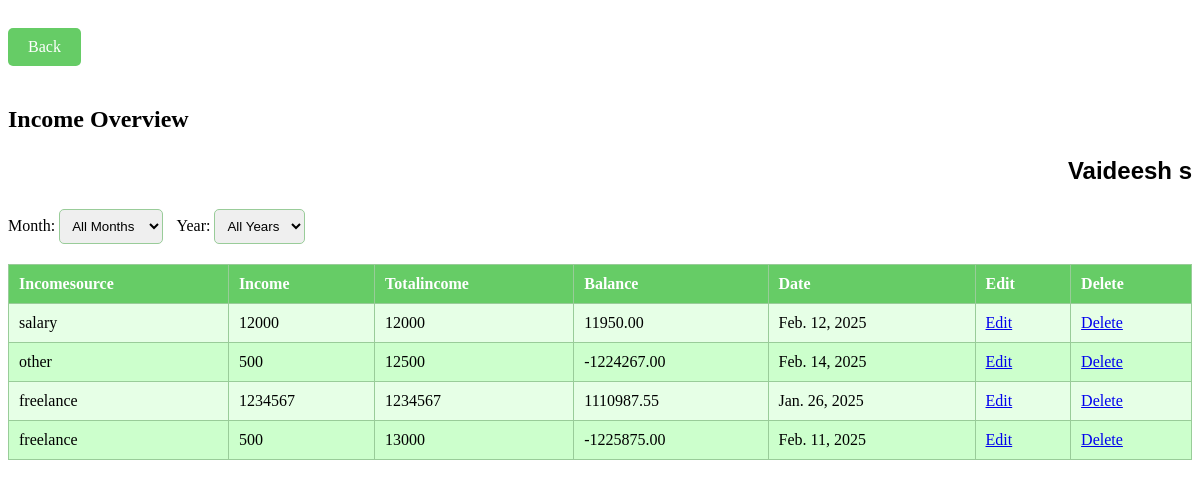
Page /listincome/ (signed in) on the committed database.
### ffm/models.py (models this page shows, shortened)
class user_register(models.Model):
    Name=models.CharField(max_length=50,null=True,blank=True)
    username=models.CharField(max_length=50,null=True,blank=True)
    phone=models.IntegerField(null=True,blank=True)
    email=models.EmailField(max_length=60,null=True,blank=True)
    image=models.ImageField(upload_to='user_image/',null=True,blank=True)
    password=models.CharField(max_length=10,null=True,blank=True)
    re_password=models.CharField(max_length=10,null=True,blank=True)

class Income(models.Model):
    user=models.ForeignKey(user_register,on_delete=models.CASCADE,blank=True)
    incomesource=models.CharField(max_length=50)
    income=models.IntegerField()
    totalincome=models.IntegerField()
    date = models.DateField()
    balance = models.DecimalField(max_digits=10, decimal_places=2, default=0.00)

### ffm/views.py (the view)
# urls.py: path('listincome/',views.list_income,name='listincome'),
def list_income(request):
    email = request.session.get('email')
    if email:
        u=user_register.objects.get(email=email)
        income = Income.objects.filter(user=u)
        return render(request, 'listincome.html', {'income': income,'u': u})

### ffm/templates/listincome.html (shortened to what this page needs)
<!DOCTYPE html>
<html>
<head>
</head>
<body>
    <a href="{% url 'home' %}" class="back-button">Back</a>
    <h2>Income Overview</h2>
    <p style="text-align: right; font-weight: bold; font-family: 'Arial', sans-serif; font-size: 24px;">{{ u.Name }}</p>
    <div class="filter-container">
        <label for="monthFilter">Month:</label>
        <select id="monthFilter" onchange="filterTable()">
            <option value="">All Months</option>
        </select>
        <label for="yearFilter">Year:</label>
        <select id="yearFilter" onchange="filterTable()">
            <option value="">All Years</option>
        </select>
    </div>
    <table id="incomeTable">
        <thead>
            <tr>
                <th>Incomesource</th>
                <th>Income</th>
                <th>Totalincome</th>
                <th>Balance</th>
                <th>Date</th>
                <th>Edit</th>
                <th>Delete</th>
            </tr>
        </thead>
        <tbody>
            {% for i in income %}
            <tr>
                <td>{{ i.incomesource }}</td>
                <td>{{ i.income }}</td>
                <td>{{ i.totalincome }}</td>
                <td>{{ i.balance }}</td>
                <td>{{ i.date }}</td>
                <td><a href="/edit_income/{{ i.id }}">Edit</a></td>
                <td><a href="/deleteincome/{{ i.id }}">Delete</a></td>
            </tr>
            {% endfor %}
        </tbody>
    </table>
</body>
</html>

### ffm/templates/listincome.html (style rules this page uses)
table { width: 100%; border-collapse: collapse; background-color: #e6ffe6; }
th, td { border: 1px solid #99cc99; padding: 10px; text-align: left; }
th { background-color: #66cc66; color: white; }
tr:nth-child(even) { background-color: #ccffcc; }
.back-button { display: inline-block; margin: 20px 0; padding: 10px 20px; background-color: #66cc66; color: white; text-decoration: none; border-radius: 5px; border: none; cursor: pointer; }
.filter-container { margin: 20px 0; }
select { padding: 8px; border-radius: 5px; border: 1px solid #99cc99; margin-right: 10px; }

### rows in the picture
user_register: Name "Vaideesh s"
Income: incomesource "salary", income "12000", totalincome "12000", balance "11950.00", date "Feb. 12, 2025"
Income: incomesource "other", income "500", totalincome "12500", balance "-1224267.00", date "Feb. 14, 2025"
Income: incomesource "freelance", income "1234567", totalincome "1234567", balance "1110987.55", date "Jan. 26, 2025"
Income: incomesource "freelance", income "500", totalincome "13000", balance "-1225875.00", date "Feb. 11, 2025"
